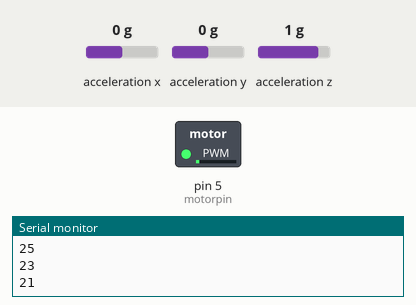
This sketch was run on a simulated Arduino Uno, built with avr-gcc and run on an emulated ATmega328P. Parts: switched loads named in the sketch (green lamp = pin HIGH), the last lines printed to the serial monitor. The inputs (shaded band) are chosen by the test bench; at power-on: acceleration z 1 g, acceleration x 0 g, acceleration y 0 g.

Above: at 1.2 s.
1.3 s: acceleration z set to -1.4 g
At 1.74 s:
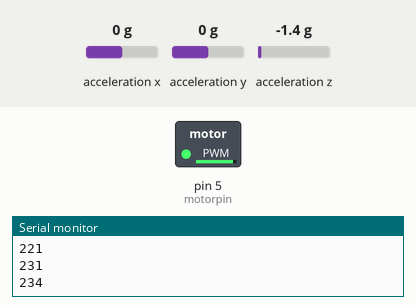
4.3 s: acceleration z set to 1.4 g
At 4.5 s:
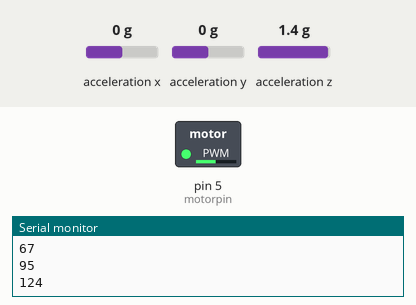
7.3 s: acceleration z set to 0.8 g
At 9.1 s:
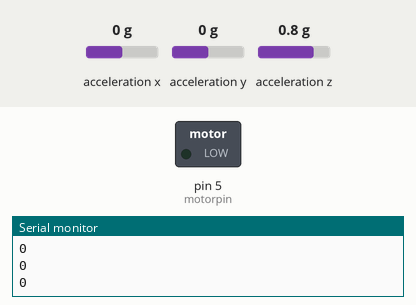
Timing chart, 0 to 10.6 s (numbered marks = the images above; inputs shaded):
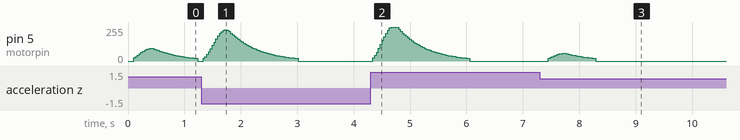

The sketch:

gyratorz.ino
```cpp
// z gyrator

#include <Wire.h>
#include <SPI.h>
#include <Adafruit_LIS3DH.h>
#include <Adafruit_Sensor.h>

// Used for software SPI
#define LIS3DH_CLK 13
#define LIS3DH_MISO 12
#define LIS3DH_MOSI 11
// Used for hardware & software SPI
#define LIS3DH_CS 10

// software SPI
//Adafruit_LIS3DH lis = Adafruit_LIS3DH(LIS3DH_CS, LIS3DH_MOSI, LIS3DH_MISO, LIS3DH_CLK);
// hardware SPI
//Adafruit_LIS3DH lis = Adafruit_LIS3DH(LIS3DH_CS);
// I2C
Adafruit_LIS3DH lis = Adafruit_LIS3DH();

//P = Cos[omega*t]
float P[] = {1.00,0.92,0.71,0.38,0.00,-0.38,-0.71,-0.92,-1.00,-0.92,-0.71,-0.38,0.00,0.38,0.71,0.92};
//Q = Sin[omega*t]
float Q[] = {0.00,0.38,0.71,0.92,1.00,0.92,0.71,0.38,0.00,-0.38,-0.71,-0.92,-1.00,-0.92,-0.71,-0.38};

float p=0.0;  //integrated sine power
float q=0.0;  //integrated cosine power
//x = input variable array
float x[] = {0.0,0.0,0.0,0.0,0.0,0.0,0.0,0.0,0.0,0.0,0.0,0.0,0.0,0.0,0.0,0.0};
//y = input variable array
float y[] = {0.0,0.0,0.0,0.0,0.0,0.0,0.0,0.0,0.0,0.0,0.0,0.0,0.0,0.0,0.0,0.0};

float F = 0.0;
float vold = 0.0;
float vnew = 0.0;
int deltat = 30;  //time between data points in ms
float v=0.0;
float vmax = 255.0;
float vmin = 20.0;

float k = 70.0;//converts from units of x to units of v, has units of inverse seconds

float n = 0.0;//number of sample times for a decay, tau/deltat
int tau = 500;//decay time in ms

int motorpin = 5;
int motorspeed = 0;

void setup(void) {
  n = tau/deltat;
  pinMode(motorpin,OUTPUT);
  analogWrite(motorpin,0);

  Serial.begin(9600);
  while (!Serial) delay(10);     // will pause Zero, Leonardo, etc until serial console opens

  Serial.println("LIS3DH test!");

  if (! lis.begin(0x18)) {   // change this to 0x19 for alternative i2c address
    Serial.println("Couldnt start");
    while (1) yield();
  }
  Serial.println("LIS3DH found!");

  lis.setRange(LIS3DH_RANGE_4_G);   // 2, 4, 8 or 16 G!

  Serial.print("Range = "); Serial.print(2 << lis.getRange());
  Serial.println("G");
}

void loop() {

  for (int m = 15; m > 0; m--){
   x[m] = x[m-1];
   y[m] = y[m-1];
  }

  lis.read();      // get X Y and Z data at once

  /* Or....get a new sensor event, normalized */
  sensors_event_t event;
  lis.getEvent(&event);

  x[0] = event.acceleration.z;

  p=0.0;
  q=0.0;
  for (int m = 0; m < 16;m++){
     p = p + P[m]*x[m];
     q = q + Q[m]*x[m];
  }
  F = k*sqrt(p*p + q*q)/16;

  vnew = vold + ((F - vold)/n);
  vold = vnew;

  motorspeed = vnew;
  if (vnew > vmax)
  {
    motorspeed = vmax;
  }
  if (vnew < vmin){
    motorspeed = 0;
  }

  analogWrite(motorpin,motorspeed);
  Serial.println(motorspeed);
  delay(deltat);

}
```

Measured:
- after the input at 1.3 s, pin 5 (motorpin): rises from 0/255 to 234/255 in 0.39 s, then falls to 0/255 in 1.3 s
- after the input at 4.3 s, pin 5 (motorpin): rises from 0/255 to 255/255 in 0.32 s, then falls to 0/255 in 1.4 s
- after the input at 7.3 s, pin 5 (motorpin): rises from 0/255 to 57/255 in 0.26 s, then falls to 0/255 in 0.58 s
- by itself, pin 5 (motorpin): rises from 0/255 to 94/255 in 0.29 s, then falls to 0/255 in 0.84 s
